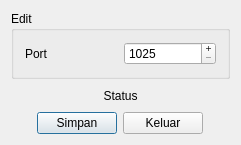
<?xml version="1.0" encoding="UTF-8"?>
<ui version="4.0">
 <class>Dialog</class>
 <widget class="QDialog" name="Dialog">
  <property name="geometry">
   <rect>
    <x>0</x>
    <y>0</y>
    <width>241</width>
    <height>145</height>
   </rect>
  </property>
  <property name="windowTitle">
   <string>Editsox</string>
  </property>
  <property name="windowIcon">
   <iconset theme="network-wired">
    <normaloff/>
   </iconset>
  </property>
  <layout class="QGridLayout" name="gridLayout">
   <item row="0" column="0" colspan="4">
    <widget class="QGroupBox" name="groupBox">
     <property name="title">
      <string>Edit</string>
     </property>
     <layout class="QGridLayout" name="gridLayout_2">
      <item row="0" column="0">
       <widget class="QLabel" name="label">
        <property name="text">
         <string>Port</string>
        </property>
       </widget>
      </item>
      <item row="0" column="1">
       <widget class="QSpinBox" name="spinBox">
        <property name="buttonSymbols">
         <enum>QAbstractSpinBox::PlusMinus</enum>
        </property>
        <property name="minimum">
         <number>1025</number>
        </property>
        <property name="maximum">
         <number>33333</number>
        </property>
       </widget>
      </item>
     </layout>
    </widget>
   </item>
   <item row="1" column="0" colspan="4">
    <widget class="QLabel" name="labelStatus">
     <property name="text">
      <string>Status</string>
     </property>
     <property name="alignment">
      <set>Qt::AlignCenter</set>
     </property>
    </widget>
   </item>
   <item row="2" column="0">
    <spacer name="horizontalSpacer">
     <property name="orientation">
      <enum>Qt::Horizontal</enum>
     </property>
     <property name="sizeHint" stdset="0">
      <size>
       <width>99</width>
       <height>20</height>
      </size>
     </property>
    </spacer>
   </item>
   <item row="2" column="1">
    <widget class="QPushButton" name="btnSimpan">
     <property name="text">
      <string>Simpan</string>
     </property>
    </widget>
   </item>
   <item row="2" column="2">
    <widget class="QPushButton" name="btnKeluar">
     <property name="text">
      <string>Keluar</string>
     </property>
    </widget>
   </item>
   <item row="2" column="3">
    <spacer name="horizontalSpacer_2">
     <property name="orientation">
      <enum>Qt::Horizontal</enum>
     </property>
     <property name="sizeHint" stdset="0">
      <size>
       <width>99</width>
       <height>20</height>
      </size>
     </property>
    </spacer>
   </item>
  </layout>
 </widget>
 <layoutdefault spacing="6" margin="11"/>
 <resources/>
 <connections/>
</ui>
